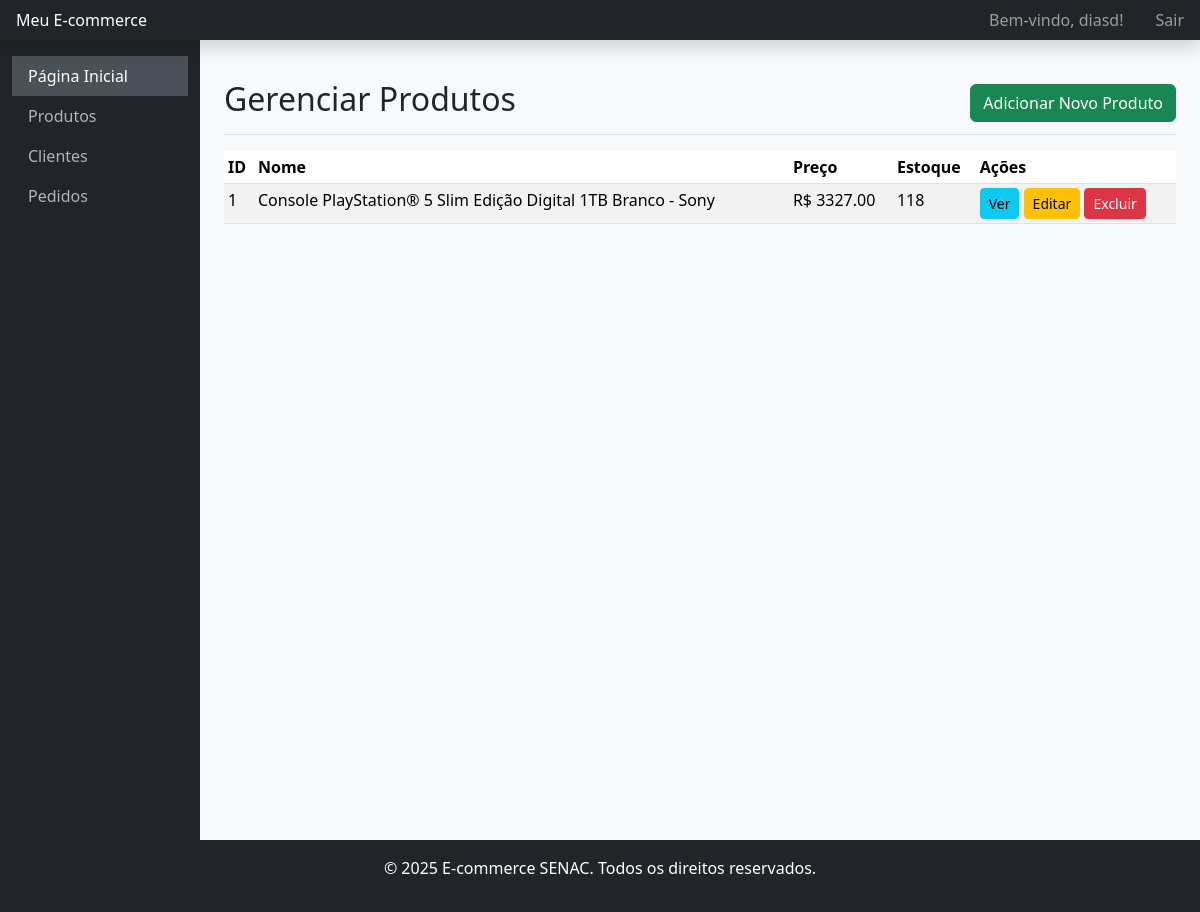
The app's page /produtos/admin/ (signed in), older data.
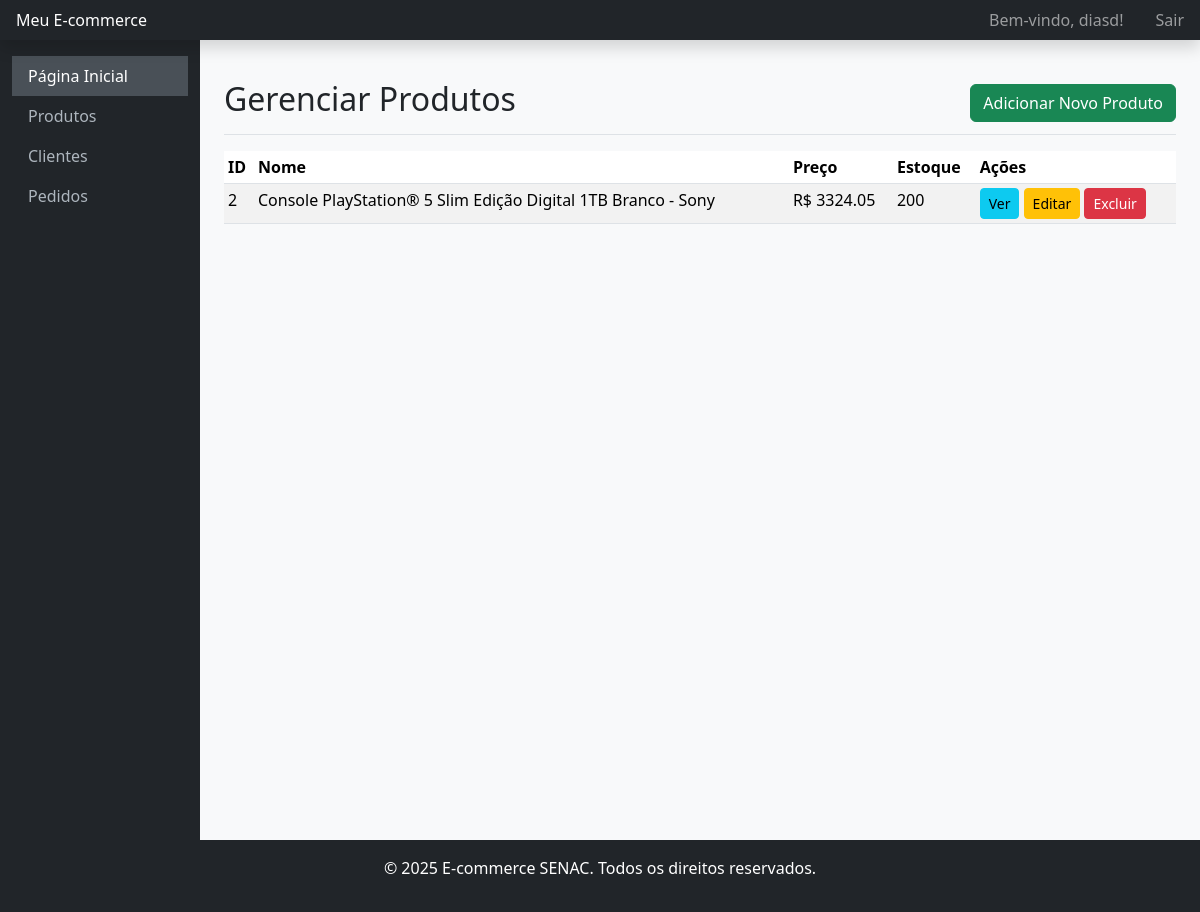
The same page, newer data.
### app/models.py (models this page shows, shortened)
class Produto(models.Model):
    nome = models.CharField(max_length=200)
    descricao = models.TextField()
    preco = models.DecimalField(max_digits=10, decimal_places=2)
    estoque = models.IntegerField()
    imagem = models.ImageField(upload_to='produtos/', blank=True, null=True)

### app/views.py (the view)
# urls.py: path('produtos/admin/', views.listar_produtos_admin, name='listar_produtos_admin'),
@login_required
@user_passes_test(is_superuser, login_url='/accounts/login/')
def listar_produtos_admin(request):
    produtos = Produto.objects.all()
    return render(request, 'loja/produtos_admin.html', {'produtos': produtos})

### app/views.py (called while the page is built)
def is_superuser(user):
    return user.is_superuser

### app/templates/loja/produtos_admin.html (shortened to what this page needs)
{% extends 'base.html' %}
{% block content %}
    <div class="d-flex justify-content-between flex-wrap flex-md-nowrap align-items-center pt-3 pb-2 mb-3 border-bottom">
        <h1 class="h2">Gerenciar Produtos</h1>
        <div class="btn-toolbar mb-2 mb-md-0">
            <a href="{% url 'criar_produto' %}" class="btn btn-success">Adicionar Novo Produto</a>
        </div>
    </div>
    {% if produtos %}
        <div class="table-responsive">
            <table class="table table-striped table-sm">
                <thead>
                    <tr>
                        <th>ID</th>
                        <th>Nome</th>
                        <th>Preço</th>
                        <th>Estoque</th>
                        <th>Ações</th>
                    </tr>
                </thead>
                <tbody>
                    {% for produto in produtos %}
                        <tr>
                            <td>{{ produto.pk }}</td>
                            <td>{{ produto.nome }}</td>
                            <td>R$ {{ produto.preco|floatformat:2 }}</td>
                            <td>{{ produto.estoque }}</td>
                            <td>
                                <a href="{% url 'detalhar_produto' pk=produto.pk %}" class="btn btn-info btn-sm">Ver</a>
                                <a href="{% url 'editar_produto' pk=produto.pk %}" class="btn btn-warning btn-sm">Editar</a>
                                <a href="{% url 'excluir_produto' pk=produto.pk %}" class="btn btn-danger btn-sm">Excluir</a>
                            </td>
                        </tr>
                    {% endfor %}
                </tbody>
            </table>
        </div>
    {% else %}
        <div class="alert alert-info" role="alert">
            Nenhum produto cadastrado.
        </div>
    {% endif %}
{% endblock %}

Row changes from the older to the newer data that the page shows:
removed Produto: pk "1", nome "Console PlayStation® 5 Slim Edição Digital 1TB Branco - Sony", preco "3327.00", estoque "118"
added Produto: pk "2", nome "Console PlayStation® 5 Slim Edição Digital 1TB Branco - Sony", preco "3324.05", estoque "200"
